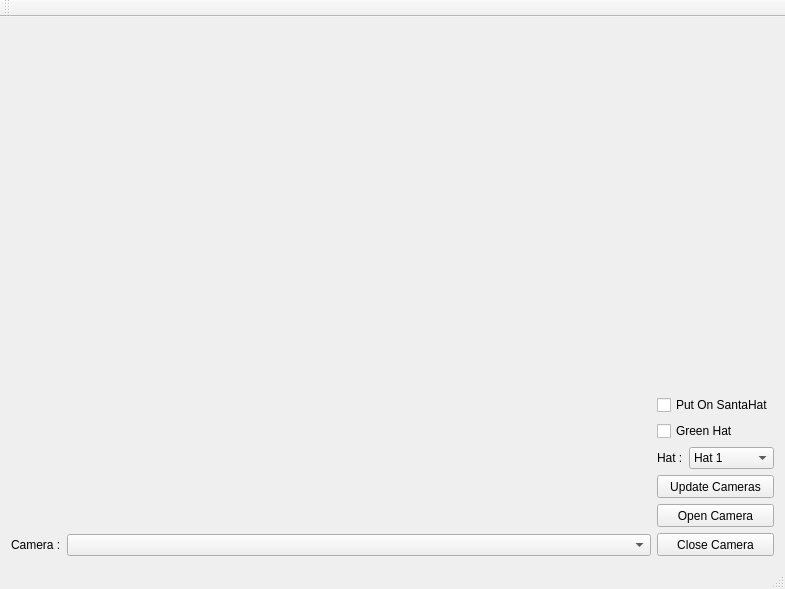
<?xml version="1.0" encoding="UTF-8"?>
<ui version="4.0">
 <class>MainWindow</class>
 <widget class="QMainWindow" name="MainWindow">
  <property name="geometry">
   <rect>
    <x>0</x>
    <y>0</y>
    <width>783</width>
    <height>589</height>
   </rect>
  </property>
  <property name="windowTitle">
   <string>MainWindow</string>
  </property>
  <widget class="QWidget" name="centralWidget">
   <layout class="QHBoxLayout" name="horizontalLayout_3" stretch="10,1">
    <item>
     <layout class="QVBoxLayout" name="verticalLayout" stretch="10,0">
      <item>
       <widget class="ImageWidget" name="showCameraImage" native="true">
        <property name="minimumSize">
         <size>
          <width>640</width>
          <height>480</height>
         </size>
        </property>
       </widget>
      </item>
      <item>
       <layout class="QHBoxLayout" name="horizontalLayout" stretch="0,1">
        <item>
         <widget class="QLabel" name="label">
          <property name="text">
           <string>Camera :</string>
          </property>
         </widget>
        </item>
        <item>
         <widget class="QComboBox" name="selectCamera"/>
        </item>
       </layout>
      </item>
     </layout>
    </item>
    <item>
     <layout class="QVBoxLayout" name="verticalLayout_4" stretch="10,1,1">
      <item>
       <spacer name="verticalSpacer">
        <property name="orientation">
         <enum>Qt::Vertical</enum>
        </property>
        <property name="sizeHint" stdset="0">
         <size>
          <width>20</width>
          <height>40</height>
         </size>
        </property>
       </spacer>
      </item>
      <item>
       <layout class="QVBoxLayout" name="verticalLayout_2" stretch="1,0,2">
        <item>
         <widget class="QCheckBox" name="putOnSantaHatCheckBox">
          <property name="text">
           <string>Put On SantaHat</string>
          </property>
         </widget>
        </item>
        <item>
         <widget class="QCheckBox" name="greenHatCheckBox">
          <property name="text">
           <string>Green Hat</string>
          </property>
         </widget>
        </item>
        <item>
         <layout class="QHBoxLayout" name="horizontalLayout_2" stretch="0,1">
          <item>
           <widget class="QLabel" name="label_2">
            <property name="text">
             <string>Hat :</string>
            </property>
           </widget>
          </item>
          <item>
           <widget class="QComboBox" name="selectHatStyleComboBox">
            <item>
             <property name="text">
              <string>Hat 1</string>
             </property>
            </item>
            <item>
             <property name="text">
              <string>Hat 2</string>
             </property>
            </item>
            <item>
             <property name="text">
              <string>Hat 3</string>
             </property>
            </item>
            <item>
             <property name="text">
              <string>Hat 4</string>
             </property>
            </item>
            <item>
             <property name="text">
              <string>Hat 5</string>
             </property>
            </item>
            <item>
             <property name="text">
              <string>Hat 6</string>
             </property>
            </item>
           </widget>
          </item>
         </layout>
        </item>
       </layout>
      </item>
      <item>
       <layout class="QVBoxLayout" name="verticalLayout_3">
        <item>
         <widget class="QPushButton" name="updateCameraInfoButton">
          <property name="minimumSize">
           <size>
            <width>90</width>
            <height>23</height>
           </size>
          </property>
          <property name="text">
           <string>Update Cameras</string>
          </property>
         </widget>
        </item>
        <item>
         <widget class="QPushButton" name="openCameraButton">
          <property name="minimumSize">
           <size>
            <width>90</width>
            <height>23</height>
           </size>
          </property>
          <property name="text">
           <string>Open Camera</string>
          </property>
         </widget>
        </item>
        <item>
         <widget class="QPushButton" name="closeCameraButton">
          <property name="minimumSize">
           <size>
            <width>90</width>
            <height>23</height>
           </size>
          </property>
          <property name="text">
           <string>Close Camera</string>
          </property>
         </widget>
        </item>
       </layout>
      </item>
     </layout>
    </item>
   </layout>
  </widget>
  <widget class="QMenuBar" name="menuBar">
   <property name="geometry">
    <rect>
     <x>0</x>
     <y>0</y>
     <width>783</width>
     <height>25</height>
    </rect>
   </property>
  </widget>
  <widget class="QToolBar" name="mainToolBar">
   <attribute name="toolBarArea">
    <enum>TopToolBarArea</enum>
   </attribute>
   <attribute name="toolBarBreak">
    <bool>false</bool>
   </attribute>
  </widget>
  <widget class="QStatusBar" name="statusBar"/>
 </widget>
 <layoutdefault spacing="6" margin="11"/>
 <customwidgets>
  <customwidget>
   <class>ImageWidget</class>
   <extends>QWidget</extends>
   <header location="global">ImageWidget-Qt/imagewidget.h</header>
   <container>1</container>
  </customwidget>
 </customwidgets>
 <resources/>
 <connections/>
</ui>
